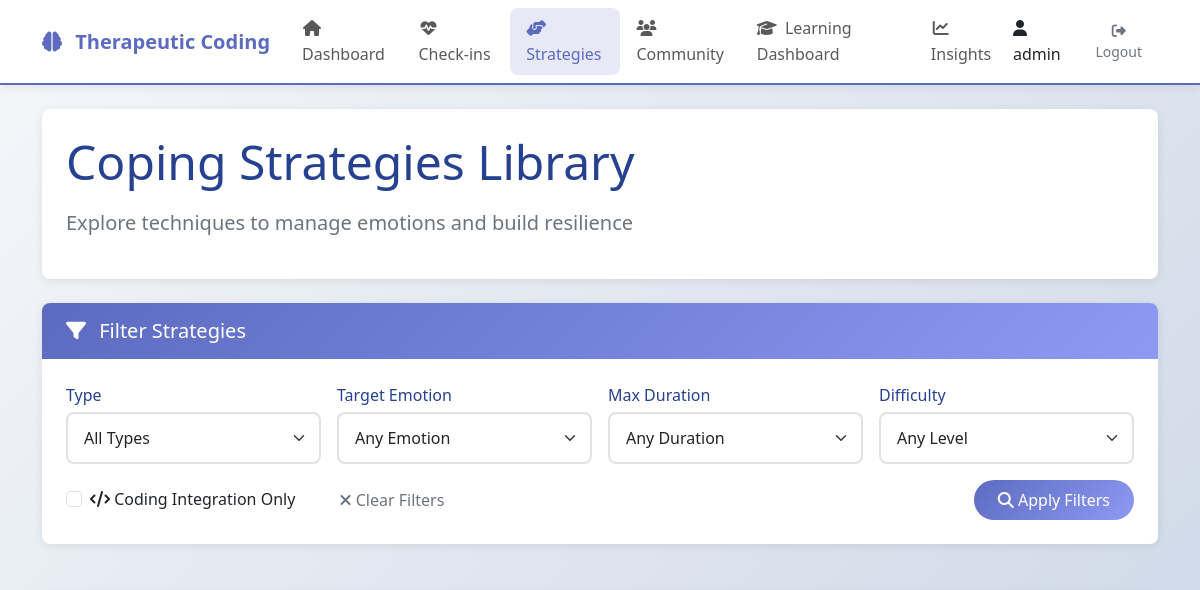
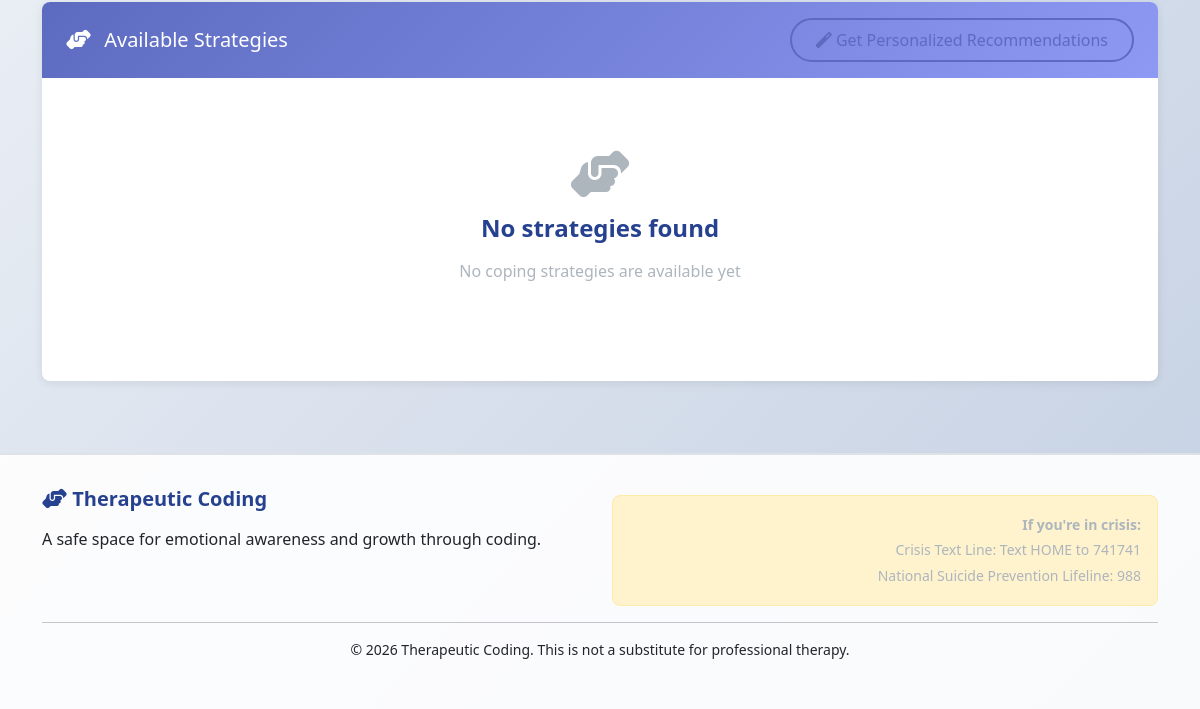
The page /therapy/strategies/ (signed in) on the database as committed earlier (2 pictures, top to bottom).
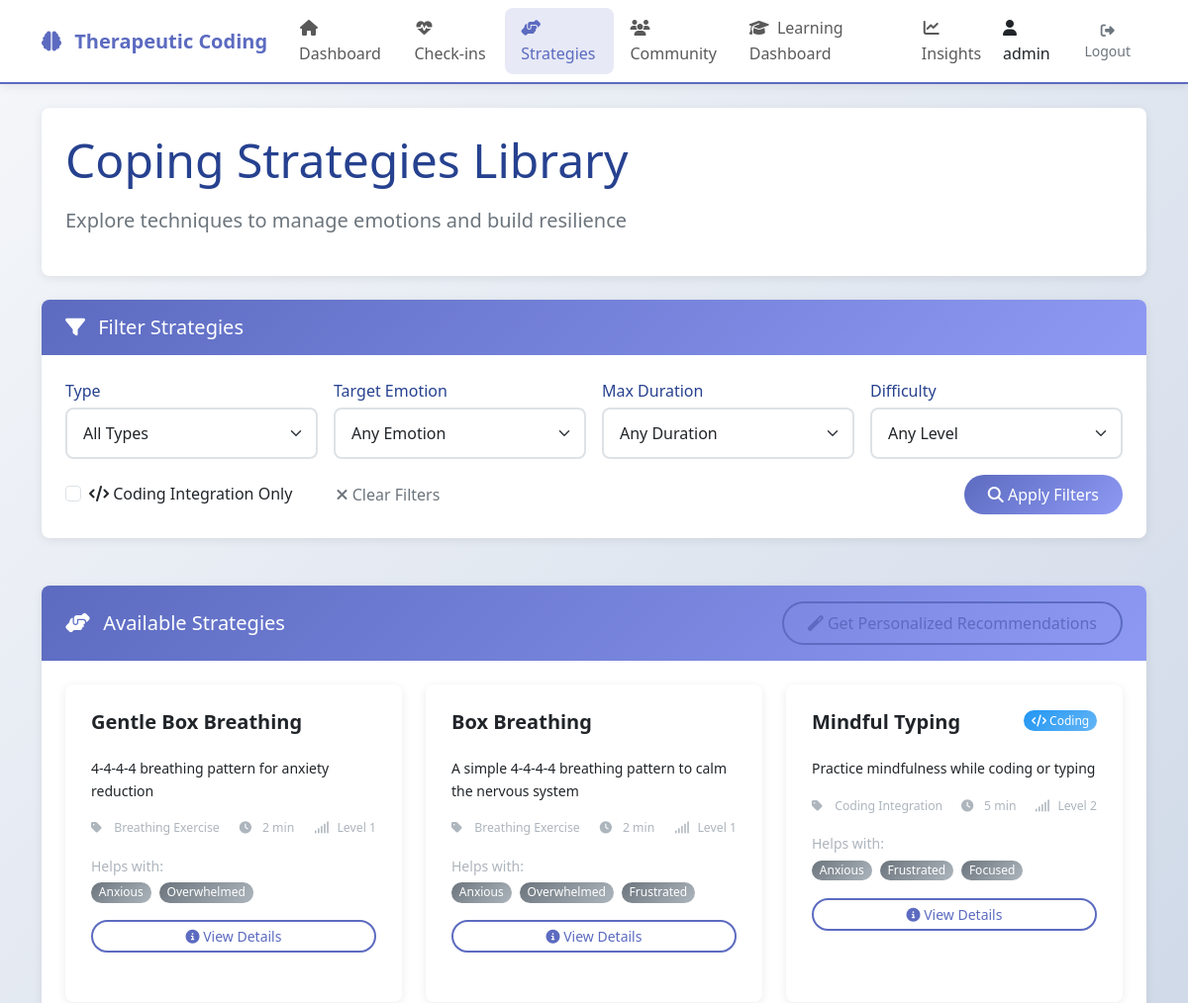
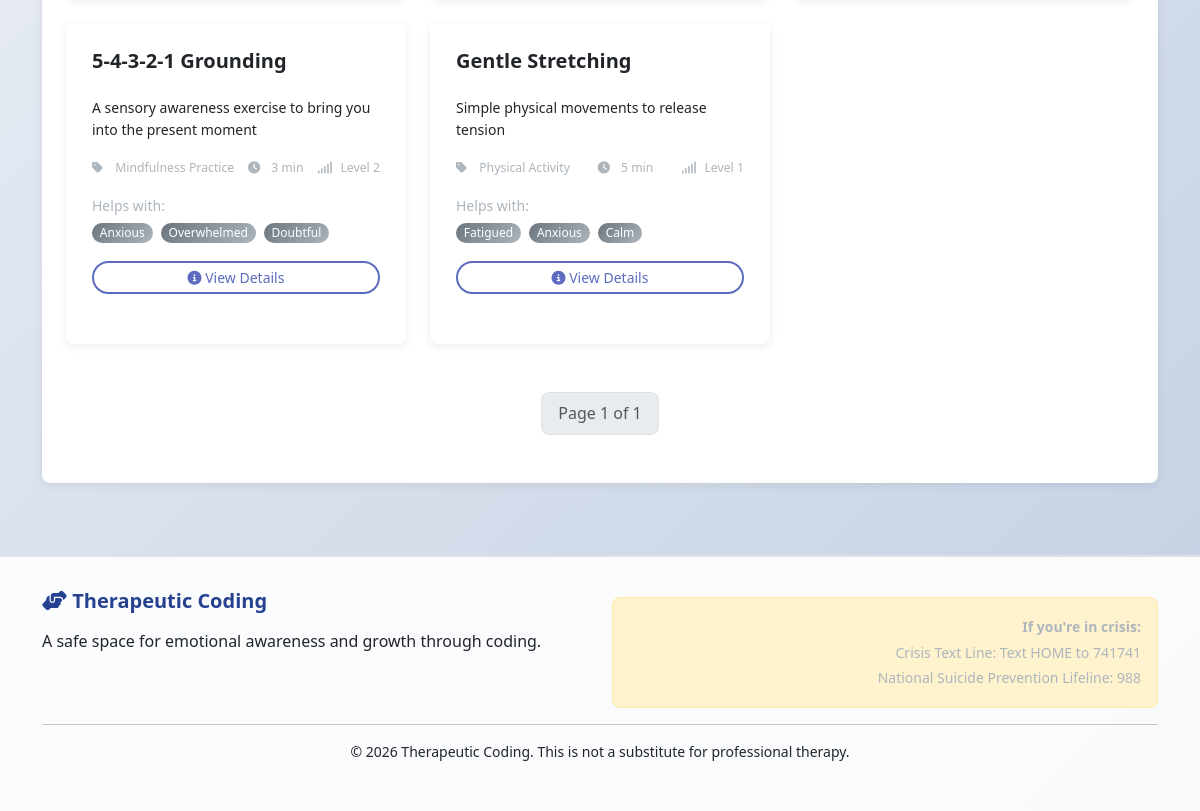
The same page on the database as committed later (2 pictures, top to bottom).
### therapy/models.py (models this page shows, shortened)
class CopingStrategy(models.Model):
    class StrategyType(models.TextChoices):
        BREATHING = 'breathing', 'Breathing Exercise'
        MINDFULNESS = 'mindfulness', 'Mindfulness Practice'
        COGNITIVE = 'cognitive', 'Cognitive Reframing'
        PHYSICAL = 'physical', 'Physical Activity'
        SOCIAL = 'social', 'Social Connection'
        CREATIVE = 'creative', 'Creative Expression'
        CODING = 'coding', 'Coding Integration'
        PLANNING = 'planning', 'Planning/Organization'
    name = models.CharField(max_length=100, unique=True)
    description = models.TextField()
    strategy_type = models.CharField(max_length=20, choices=StrategyType.choices)
    target_emotions = models.JSONField(
        default=list,
        help_text="List of emotions this strategy helps with"
    )
    estimated_minutes = models.PositiveIntegerField(default=5)
    difficulty_level = models.IntegerField(
        default=1,
        validators=[MinValueValidator(1), MaxValueValidator(5)]
    )
    coding_integration = models.BooleanField(default=False)
    coding_language = models.CharField(max_length=20, blank=True)
    coding_template = models.TextField(blank=True)
    instructions = models.JSONField(
        default=list,
        help_text="Step-by-step instructions"
    )
    tips_for_success = models.TextField(blank=True)
    common_challenges = models.TextField(blank=True)
    created_at = models.DateTimeField(auto_now_add=True)
    updated_at = models.DateTimeField(auto_now=True)
    is_active = models.BooleanField(default=True)
    class Meta:
        ordering = ['strategy_type', 'difficulty_level']
        verbose_name_plural = 'Coping Strategies'

### therapy/views.py (the view, shortened to what this page needs)
# urls.py: path('strategies/', views.coping_strategies_list, name='strategies_list'),
@login_required
def coping_strategies_list(request):
    strategies = CopingStrategy.objects.filter(is_active=True)
    strategy_type = request.GET.get('type', '')
    emotion_target = request.GET.get('emotion', '')
    max_duration = request.GET.get('duration', '')
    difficulty = request.GET.get('difficulty', '')
    coding_only = request.GET.get('coding', '')
    if strategy_type:
        strategies = strategies.filter(strategy_type=strategy_type)
    if max_duration:
        strategies = strategies.filter(estimated_minutes__lte=int(max_duration))
    if difficulty:
        strategies = strategies.filter(difficulty_level=int(difficulty))
    if coding_only == 'yes':
        strategies = strategies.filter(coding_integration=True)
    strategies_list = list(strategies)
    if getattr(request.user, 'gentle_mode', False):
        strategies_list = [s for s in strategies_list if s.difficulty_level <= 3]
    paginator = Paginator(strategies_list, 12)
    page_number = request.GET.get('page')
    try:
        page_obj = paginator.get_page(page_number)
    except:
        page_obj = paginator.get_page(1)
    context = {
        'page_obj': page_obj,
        'strategy_types': CopingStrategy.StrategyType.choices,
        'emotion_options': EmotionalCheckIn.PrimaryEmotion.choices,
        'duration_options': [
            (5, '5 mins or less'),
            (10, '10 mins or less'),
            (20, '20 mins or less'),
            (60, 'Any duration'),
        ],
        'difficulty_levels': [(i, f"Level {i}") for i in range(1, 6)],
        'current_filters': {
            'type': strategy_type,
            'emotion': emotion_target,
            'duration': max_duration,
            'difficulty': difficulty,
            'coding': coding_only,
        }
    }
    return render(request, 'therapy/strategies_list.html', context)

### therapy/templates/therapy/strategies_list.html (shortened to what the changed rows need)
{% extends 'therapy/base.html' %}
{% block page_title %}Coping Strategies Library{% endblock %}
{% block content %}
<div class="row">
    <div class="col-md-12">
        <div class="card">
            <div class="card-body">
                {% if page_obj %}
                <div class="row">
                    {% for strategy in page_obj %}
                    <div class="col-md-4 mb-4">
                        <div class="card strategy-card h-100">
                            <div class="card-body">
                                <div class="d-flex justify-content-between align-items-start mb-3">
                                    <h5 class="card-title">{{ strategy.name }}</h5>
                                    {% if strategy.coding_integration %}
                                    <span class="badge bg-info">
                                        <i class="fas fa-code"></i> Coding
                                    </span>
                                    {% endif %}
                                </div>
                                <p class="card-text small">{{ strategy.description|truncatewords:30 }}</p>
                                <div class="strategy-meta mb-3">
                                    <div class="d-flex justify-content-between small text-muted">
                                        <span>
                                            <i class="fas fa-tag"></i> {{ strategy.get_strategy_type_display }}
                                        </span>
                                        <span>
                                            <i class="fas fa-clock"></i> {{ strategy.estimated_minutes }} min
                                        </span>
                                        <span>
                                            <i class="fas fa-signal"></i> Level {{ strategy.difficulty_level }}
                                        </span>
                                    </div>
                                </div>
                                {% if strategy.target_emotions %}
                                <div class="mb-3">
                                    <small class="text-muted">Helps with:</small>
                                    <div>
                                        {% for emotion in strategy.target_emotions %}
                                        <span class="badge bg-secondary me-1">{{ emotion|title }}</span>
                                        {% endfor %}
                                    </div>
                                </div>
                                {% endif %}
                                <a href="{% url 'therapy:strategy_detail' strategy.pk %}"
                                   class="btn btn-outline-primary btn-sm w-100">
                                    <i class="fas fa-info-circle"></i> View Details
                                </a>
                            </div>
                        </div>
                    </div>
                    {% endfor %}
                </div>
                <nav aria-label="Page navigation">
                    <ul class="pagination justify-content-center">
                        <li class="page-item disabled">
                            <span class="page-link">
                                Page {{ page_obj.number }} of {{ page_obj.paginator.num_pages }}
                            </span>
                        </li>
                    </ul>
                </nav>
                {% else %}
                <div class="text-center py-5">
                    <i class="fas fa-hands-helping fa-3x text-muted mb-3"></i>
                    <h4>No strategies found</h4>
                    <p class="text-muted mb-4">
                        {% if request.GET %}
                        Try changing your filters
                        {% else %}
                        No coping strategies are available yet
                        {% endif %}
                    </p>
                </div>
                {% endif %}
            </div>
        </div>
    </div>
</div>
{% endblock %}

Rows that differ between the two databases and show on the page:
added CopingStrategy: name "Gentle Box Breathing", description "4-4-4-4 breathing pattern for anxiety reduction", strategy_type "Breathing Exercise", estimated_minutes "2", difficulty_level "1", target_emotions "Anxious" "Overwhelmed"
added CopingStrategy: name "Box Breathing", description "A simple 4-4-4-4 breathing pattern to calm the nervous system", strategy_type "Breathing Exercise", estimated_minutes "2", difficulty_level "1", target_emotions "Anxious" "Overwhelmed" "Frustrated"
added CopingStrategy: name "Mindful Typing", coding_integration True (drawn), description "Practice mindfulness while coding or typing", strategy_type "Coding Integration", estimated_minutes "5", difficulty_level "2", target_emotions "Anxious" "Frustrated" "Focused"
added CopingStrategy: name "5-4-3-2-1 Grounding", description "A sensory awareness exercise to bring you into the present moment", strategy_type "Mindfulness Practice", estimated_minutes "3", difficulty_level "2", target_emotions "Anxious" "Overwhelmed" "Doubtful"
added CopingStrategy: name "Gentle Stretching", description "Simple physical movements to release tension", strategy_type "Physical Activity", estimated_minutes "5", difficulty_level "1", target_emotions "Fatigued" "Anxious" "Calm"
Other text that changed with them:
{{ page_obj.number }}: (not shown) → "1"
{{ page_obj.paginator.num_pages }}: (not shown) → "1"
text no longer shown: "No strategies found No coping strategies are available yet"
text now shown: "Page of"
